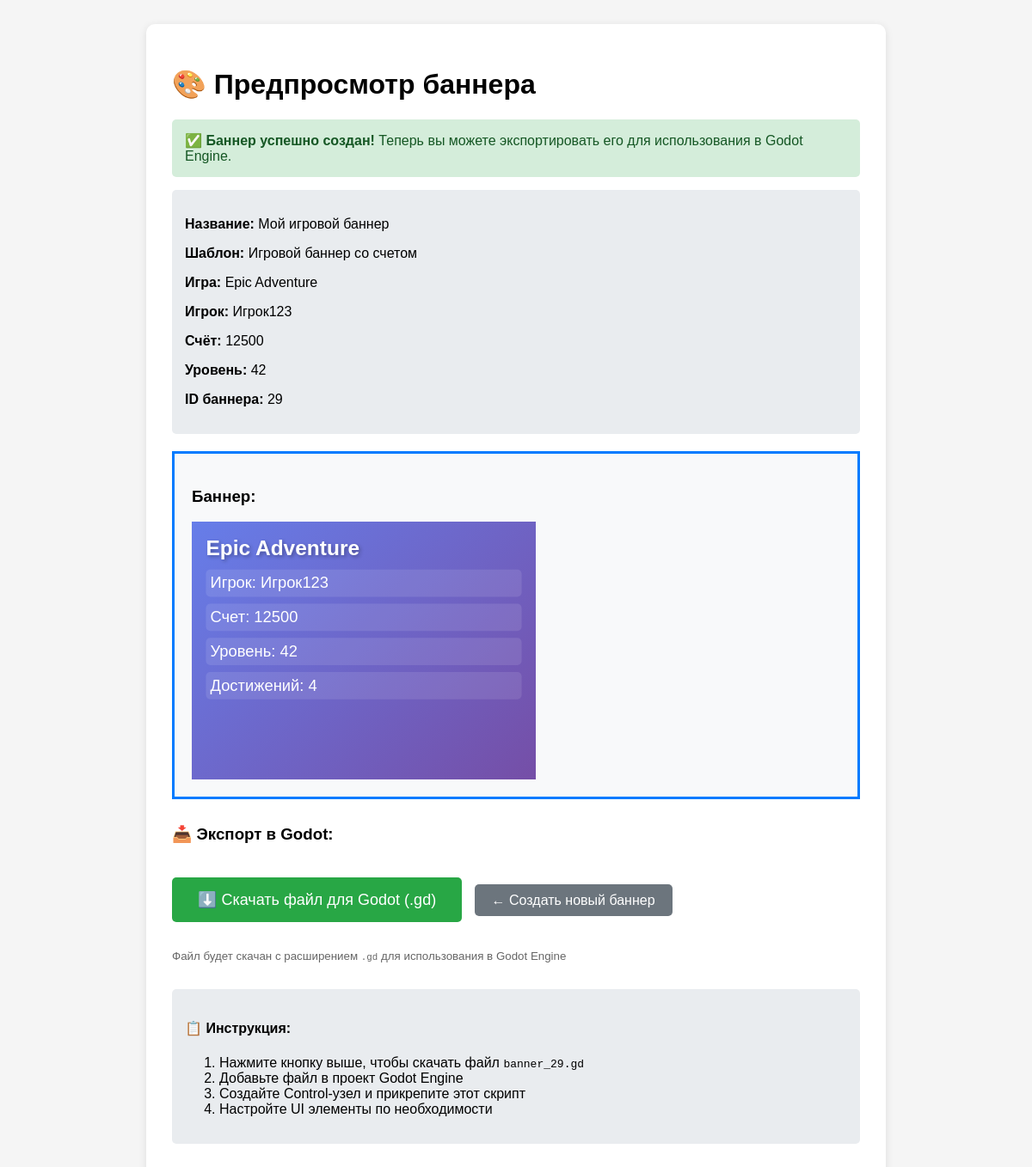
/banner/preview/29/, run on the app's committed database.
### bannerflow_app/models.py (models this page shows, shortened)
class GeneratedBanner(models.Model):
    name = models.CharField(max_length=100, verbose_name="Название баннера")
    template = models.ForeignKey(BannerTemplate, on_delete=models.CASCADE, verbose_name="Шаблон")
    game_data = models.ForeignKey(GameData, on_delete=models.CASCADE, verbose_name="Данные игры")
    html_content = models.TextField(verbose_name="HTML содержимое")
    godot_export = models.FileField(upload_to='exports/godot/', blank=True, verbose_name="Экспорт для Godot")
    preview_url = models.URLField(blank=True, verbose_name="URL предпросмотра")
    created_at = models.DateTimeField(auto_now_add=True)
    class Meta:
        verbose_name = "Сгенерированный баннер"
        verbose_name_plural = "Сгенерированные баннеры"

class BannerTemplate(models.Model):
    TEMPLATE_TYPES = [
        ('score', 'Баннер со счетом'),
        ('achievement', 'Баннер с достижением'),
        ('level', 'Баннер с уровнем'),
        ('custom', 'Пользовательский шаблон'),
    ]
    name = models.CharField(max_length=100, verbose_name="Название шаблона")
    template_type = models.CharField(max_length=20, choices=TEMPLATE_TYPES, default='custom', verbose_name="Тип шаблона")
    html_template = models.TextField(verbose_name="HTML шаблон", help_text="Используйте {{ переменные }} для подстановки")
    css_styles = models.TextField(verbose_name="CSS стили")
    javascript = models.TextField(verbose_name="JavaScript код", blank=True, help_text="Для интерактивности")
    width = models.IntegerField(default=300, verbose_name="Ширина (px)")
    height = models.IntegerField(default=250, verbose_name="Высота (px)")
    preview_image = models.ImageField(upload_to='templates/previews/', blank=True, verbose_name="Превью")
    created_at = models.DateTimeField(auto_now_add=True)
    class Meta:
        verbose_name = "Шаблон баннера"
        verbose_name_plural = "Шаблоны баннеров"

class GameData(models.Model):
    GAME_TYPES = [
        ('platformer', 'Платформер'),
        ('rpg', 'RPG'),
        ('shooter', 'Шутер'),
        ('strategy', 'Стратегия'),
        ('custom', 'Другая'),
    ]
    game_name = models.CharField(max_length=100, verbose_name="Название игры")
    game_type = models.CharField(max_length=20, choices=GAME_TYPES, default='custom', verbose_name="Тип игры")
    player_name = models.CharField(max_length=100, verbose_name="Имя игрока")
    score = models.IntegerField(default=0, verbose_name="Счет")
    level = models.IntegerField(default=1, verbose_name="Уровень")
    play_time = models.IntegerField(default=0, verbose_name="Время игры (минуты)")
    achievements = models.JSONField(default=list, verbose_name="Достижения")
    data_file = models.FileField(upload_to='game_data/', verbose_name="Файл данных игры", help_text="JSON или CSV файл")
    imported_at = models.DateTimeField(auto_now_add=True)
    class Meta:
        verbose_name = "Данные игры"
        verbose_name_plural = "Данные игр"

### bannerflow_app/views.py (the view)
# urls.py: path('banner/preview/<int:banner_id>/', views.banner_preview, name='banner_preview'),
def banner_preview(request, banner_id):
    try:
        from .models import GeneratedBanner
        banner = GeneratedBanner.objects.get(id=banner_id)
        return render(request, 'bannerflow_app/banner_preview.html', {
            'banner': banner
        })
    except Exception as e:
        return HttpResponse(f'<h1>Ошибка:</h1><p>{str(e)}</p>')

### bannerflow_app/templates/bannerflow_app/banner_preview.html (shortened to what this page needs)
<!DOCTYPE html>
<html>
<head>
    <link rel="stylesheet" href="/static/bannerflow_app/css/style.css">
</head>
<body>
    <div class="container">
        <h1>🎨 Предпросмотр баннера</h1>
        {% if banner %}
        <div class="success-box">
            <strong>✅ Баннер успешно создан!</strong> Теперь вы можете экспортировать его для использования в Godot Engine.
        </div>
        <div class="info-box">
            <p><strong>Название:</strong> {{ banner.name }}</p>
            <p><strong>Шаблон:</strong> {{ banner.template.name }}</p>
            <p><strong>Игра:</strong> {{ banner.game_data.game_name }}</p>
            <p><strong>Игрок:</strong> {{ banner.game_data.player_name }}</p>
            <p><strong>Счёт:</strong> {{ banner.game_data.score }}</p>
            <p><strong>Уровень:</strong> {{ banner.game_data.level }}</p>
            <p><strong>ID баннера:</strong> {{ banner.id }}</p>
        </div>
        <div class="banner-box">
            <h3>Баннер:</h3>
            {{ banner.html_content|safe }}
        </div>
        <div style="margin: 30px 0;">
            <h3>📥 Экспорт в Godot:</h3>
            <a href="/banner/export/{{ banner.id }}/" class="btn-export" id="downloadBtn">
                ⬇️ Скачать файл для Godot (.gd)
            </a>
            <a href="/generator/" class="btn-back">← Создать новый баннер</a>
            <p style="margin-top: 10px; color: #666;">
                <small>Файл будет скачан с расширением <code>.gd</code> для использования в Godot Engine</small>
            </p>
        </div>
        <div class="info-box">
            <h4>📋 Инструкция:</h4>
            <ol>
                <li>Нажмите кнопку выше, чтобы скачать файл <code>banner_{{ banner.id }}.gd</code></li>
                <li>Добавьте файл в проект Godot Engine</li>
                <li>Создайте Control-узел и прикрепите этот скрипт</li>
                <li>Настройте UI элементы по необходимости</li>
            </ol>
        </div>
        {% else %}
        <div class="info-box" style="background: #f8d7da; color: #721c24;">
            <strong>❌ Баннер не найден!</strong>
        </div>
        <a href="/generator/" class="btn-back">Вернуться к генератору</a>
        {% endif %}
    </div>
</body>
</html>

### bannerflow_app/templates/bannerflow_app/banner_preview.html (style rules this page uses)
body { font-family: Arial; padding: 20px; background: #f5f5f5; }
.container { max-width: 800px; margin: 0 auto; background: white; padding: 30px; border-radius: 10px; box-shadow: 0 2px 10px rgba(0,0,0,0.1); }
.banner-box { border: 3px solid #007bff; padding: 20px; margin: 20px 0; background: #f8f9fa; }
.btn-export { background: #28a745; color: white; padding: 15px 30px; text-decoration: none; border-radius: 5px; font-size: 18px; display: inline-block; margin: 20px 0; border: none; }
.btn-back { background: #6c757d; color: white; padding: 10px 20px; text-decoration: none; border-radius: 5px; margin-left: 10px; }
.info-box { background: #e9ecef; padding: 15px; border-radius: 5px; margin: 15px 0; }
.success-box { background: #d4edda; color: #155724; padding: 15px; border-radius: 5px; margin: 15px 0; }

### data on the page
GeneratedBanner: name "Мой игровой баннер", template.name "Игровой баннер со счетом", game_data.game_name "Epic Adventure", game_data.player_name "Игрок123", game_data.score "12500", game_data.level "42", id "29", html_content "Epic Adventure Игрок: Игрок123 Счет: 12500 Уровень: 42 Достижений: 4"
